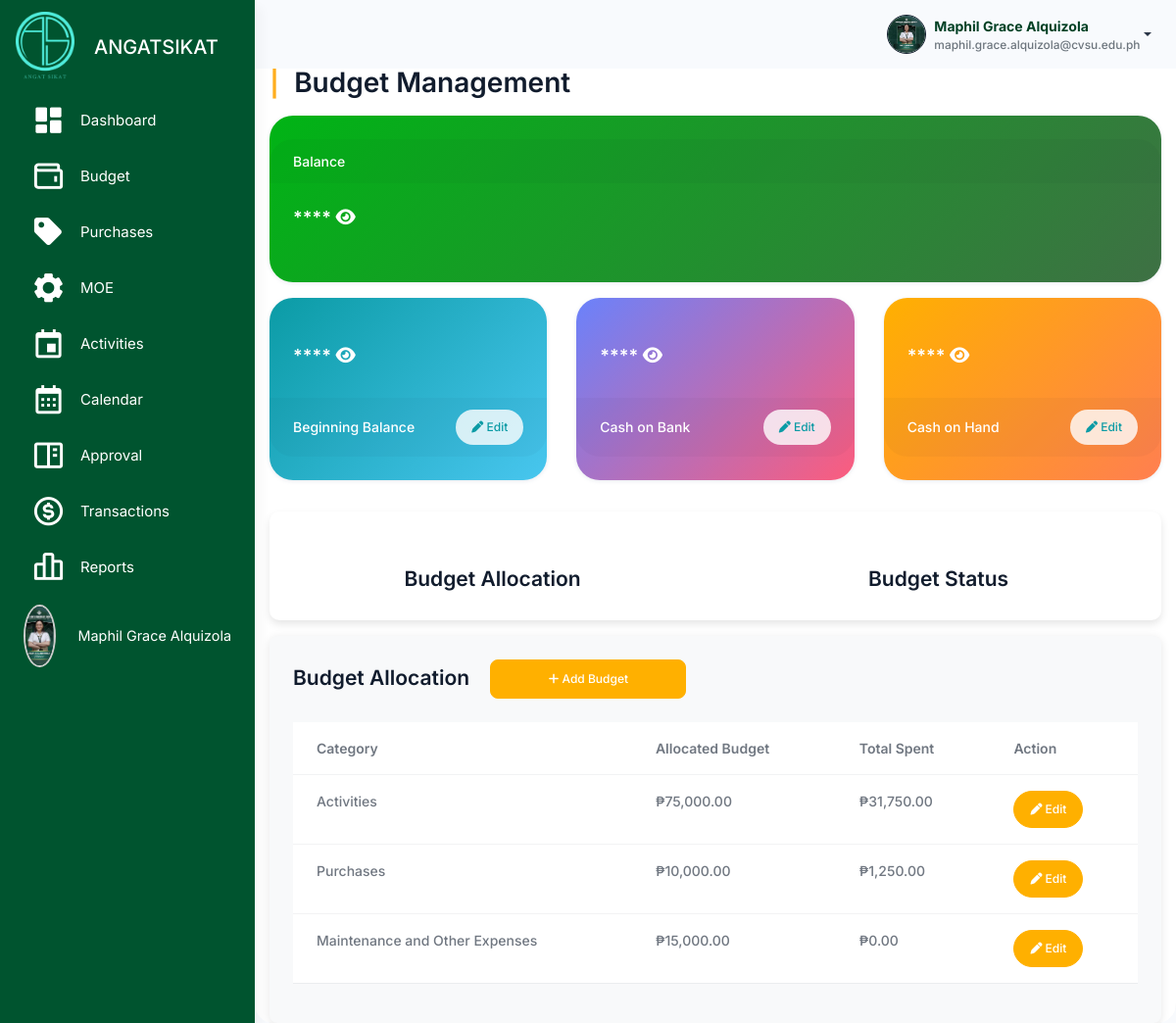
/src/budget_management/budget_overview.php (signed in), run on an earlier commit of the app's database.
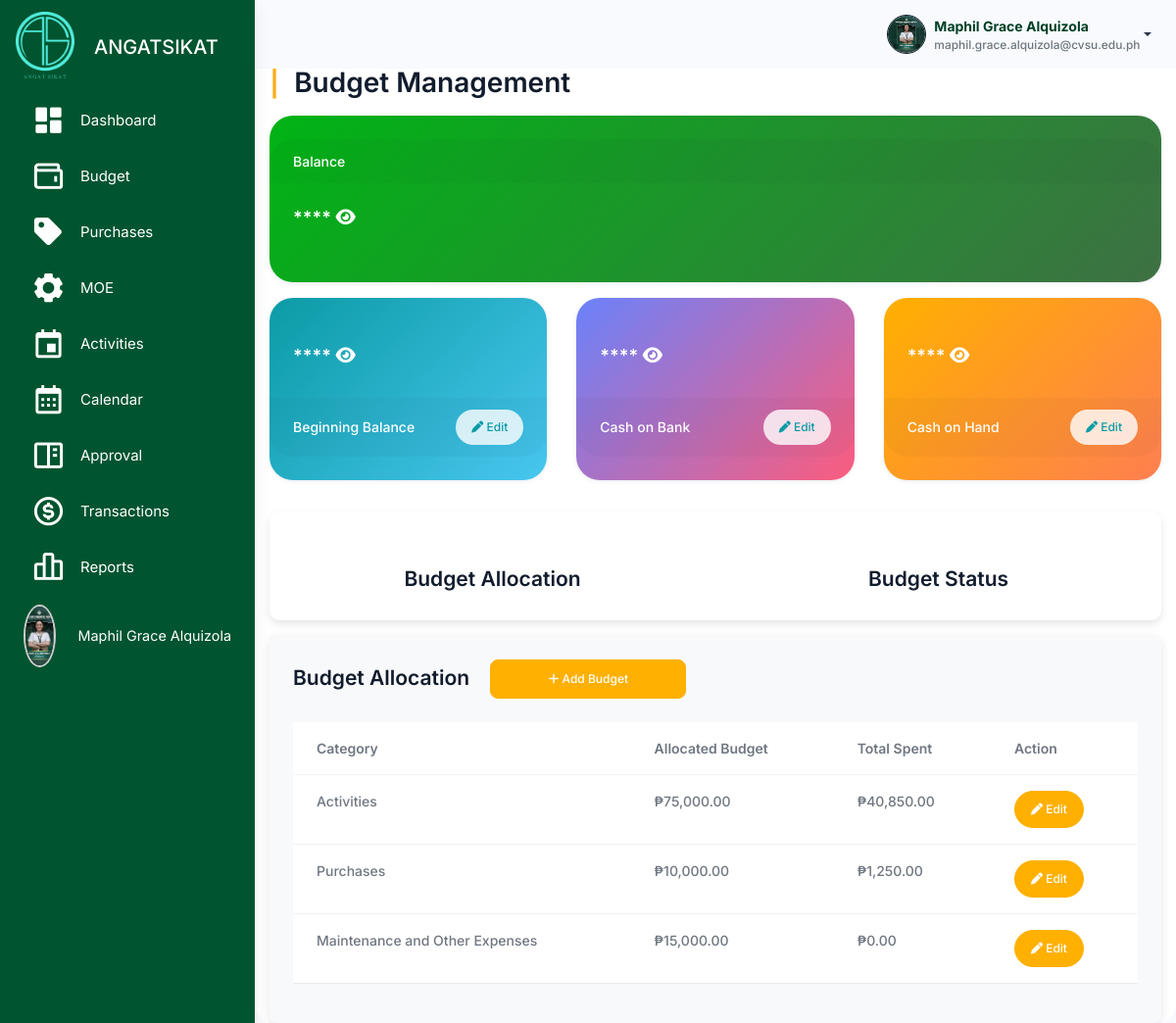
And on a later commit of the database.
### tables this page shows
CREATE TABLE `budget_allocation` (
  `allocation_id` int(11) NOT NULL,
  `organization_id` int(11) NOT NULL,
  `category` enum('Activities','Purchases','Maintenance and Other Expenses') NOT NULL,
  `allocated_budget` decimal(10,2) NOT NULL DEFAULT 0.00,
  `total_spent` decimal(10,2) NOT NULL DEFAULT 0.00,
  `created_at` timestamp NOT NULL DEFAULT current_timestamp(),
  `updated_at` timestamp NOT NULL DEFAULT current_timestamp() ON UPDATE current_timestamp()
);

### src/session_check.php (called while the page is built, shortened)
<?php
$organization_id = $_SESSION['organization_id'];
?>

### src/budget_management/budget_overview.php (the view, shortened to what the changed rows need)
<?php
    include 'connection.php';
    include '../session_check.php';
?>
<!doctype html>
<html lang="en">
<head>
    <link rel="stylesheet" href="../assets/css/styles.min.css" />
    <link rel="stylesheet" href="../budget_management/css/budget.css" />
    <link href="https://unpkg.com/boxicons@2.1.4/css/boxicons.min.css" rel="stylesheet" />
    <link rel="stylesheet" href="https://cdnjs.cloudflare.com/ajax/libs/font-awesome/6.6.0/css/all.min.css">
</head>
<body>
    <div class="page-wrapper" id="main-wrapper" data-layout="vertical" data-navbarbg="skin6" data-sidebartype="full"
        data-sidebar-position="fixed" data-header-position="fixed">
        <div class="body-wrapper">
            <div class="container mt-5">
                <h2 class="mb-3"><span class="text-warning fw-bold me-2">|</span> Budget Management </h2>
                <div class="tablecontainer mt-3">
                    <div class="table-responsive">
                        <table class="table">
                            <thead class="thead-light">
                                <tr>
                                    <th>Category</th>
                                    <th>Allocated Budget</th>
                                    <th>Total Spent</th>
                                    <th>Action</th>
                                </tr>
                            </thead>
                            <tbody>
                                <?php
                                    $query = "SELECT * FROM budget_allocation WHERE organization_id=$organization_id";
                                    $result = mysqli_query($conn, $query);
                                    while ($row = mysqli_fetch_assoc($result)) { ?>
                                    <tr>
                                        <td><?php echo htmlspecialchars($row['category']); ?></td>
                                        <td>₱<?php echo number_format($row['allocated_budget'], 2); ?></td>
                                        <td>₱<?php echo number_format($row['total_spent'], 2); ?></td>
                                        <td>
                                            <button class="btn btn-primary edit-btn" data-id="<?php echo $row['allocation_id']; ?>" data-bs-toggle="modal" data-bs-target="#editBudgetModal">
                                                <i class="fa-solid fa-pen"></i> Edit
                                            </button>
                                        </td>
                                    </tr>
                                <?php } ?>
                            </tbody>
                        </table>
                    </div>
                </div>
            </div>
        </div>
    </div>
</body>
</html>

What changed in the data, as far as the page shows it:
changed budget_allocation "Activities": total_spent "31,750.00" → "40,850.00"
